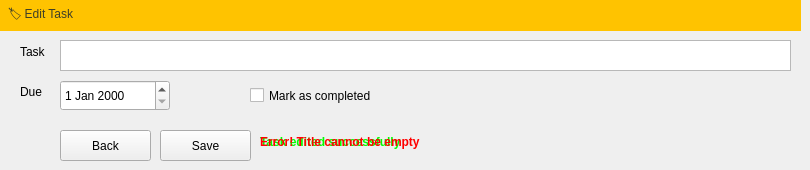
    <widget class="QWidget" name="page_5">
     <widget class="QDateEdit" name="dateTODOedit">
      <property name="geometry">
       <rect>
        <x>60</x>
        <y>80</y>
        <width>110</width>
        <height>31</height>
       </rect>
      </property>
     </widget>
     <widget class="QPushButton" name="backTODOedit">
      <property name="geometry">
       <rect>
        <x>60</x>
        <y>130</y>
        <width>91</width>
        <height>31</height>
       </rect>
      </property>
      <property name="text">
       <string>Back</string>
      </property>
     </widget>
     <widget class="QTextEdit" name="textTODOedit">
      <property name="geometry">
       <rect>
        <x>60</x>
        <y>40</y>
        <width>731</width>
        <height>31</height>
       </rect>
      </property>
     </widget>
     <widget class="QLabel" name="label_8">
      <property name="geometry">
       <rect>
        <x>20</x>
        <y>40</y>
        <width>26</width>
        <height>24</height>
       </rect>
      </property>
      <property name="text">
       <string>Task</string>
      </property>
     </widget>
     <widget class="QLabel" name="label_9">
      <property name="geometry">
       <rect>
        <x>20</x>
        <y>80</y>
        <width>26</width>
        <height>24</height>
       </rect>
      </property>
      <property name="text">
       <string>Due</string>
      </property>
     </widget>
     <widget class="QPushButton" name="backSAVEedit">
      <property name="geometry">
       <rect>
        <x>160</x>
        <y>130</y>
        <width>91</width>
        <height>31</height>
       </rect>
      </property>
      <property name="text">
       <string>Save</string>
      </property>
     </widget>
     <widget class="QLabel" name="todoLabel_4">
      <property name="geometry">
       <rect>
        <x>0</x>
        <y>0</y>
        <width>801</width>
        <height>31</height>
       </rect>
      </property>
      <property name="styleSheet">
       <string notr="true">background-color: rgb(255, 195, 0);
color: rgb(63, 63, 39);
font: 700 9pt &quot;Segoe UI&quot;;
padding-left: 5px;</string>
      </property>
      <property name="text">
       <string>🏷️ Edit Task</string>
      </property>
     </widget>
     <widget class="QLabel" name="success_TODO_edit">
      <property name="enabled">
       <bool>false</bool>
      </property>
      <property name="geometry">
       <rect>
        <x>260</x>
        <y>130</y>
        <width>251</width>
        <height>24</height>
       </rect>
      </property>
      <property name="text">
       <string>&lt;html&gt;&lt;head/&gt;&lt;body&gt;&lt;p&gt;&lt;span style=&quot; font-weight:700; color:#00ff00;&quot;&gt;Task edited successfully&lt;/span&gt;&lt;/p&gt;&lt;/body&gt;&lt;/html&gt;</string>
      </property>
     </widget>
     <widget class="QLabel" name="error_TODO_edit">
      <property name="enabled">
       <bool>false</bool>
      </property>
      <property name="geometry">
       <rect>
        <x>260</x>
        <y>130</y>
        <width>251</width>
        <height>24</height>
       </rect>
      </property>
      <property name="text">
       <string>&lt;html&gt;&lt;head/&gt;&lt;body&gt;&lt;p&gt;&lt;span style=&quot; font-weight:700; color:#ff0000;&quot;&gt;Error! Title cannot be empty&lt;/span&gt;&lt;/p&gt;&lt;/body&gt;&lt;/html&gt;</string>
      </property>
     </widget>
     <widget class="QCheckBox" name="checkCompleted">
      <property name="geometry">
       <rect>
        <x>250</x>
        <y>80</y>
        <width>231</width>
        <height>31</height>
       </rect>
      </property>
      <property name="text">
       <string>Mark as completed</string>
      </property>
     </widget>
    </widget>
